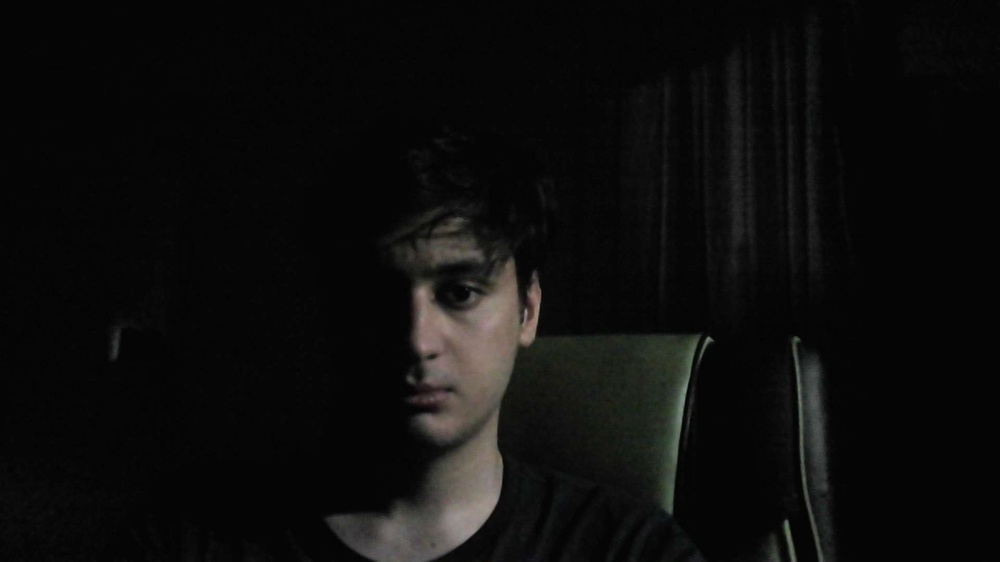
#> input picture CA3/code/Image to Sketch/input2-300x295.jpg, 1000 x 562 px, shrunk from 1920 x 1080 before the run
$ python untitled0.py
#> lines starting #> are read from the running program, lines starting #| are printed output that depends on the picture
# -*- coding: utf-8 -*-
"""
Created on Tue May 14 01:35:01 2024

@author: Mhsa
"""
#https://github.com/codewithpom/Get-Sketch-from-image
# Python program to Convert Image into sketch


import cv2
# read the image file
image = cv2.imread('input2-300x295.jpg')
#> image is the input picture: shape (562, 1000, 3); mean B, G, R 12.3, 13, 13.2

# add gray effect
gray_image = cv2.cvtColor(image, cv2.COLOR_BGR2GRAY)

# invert the image
inverted_image = cv2.bitwise_not(gray_image)
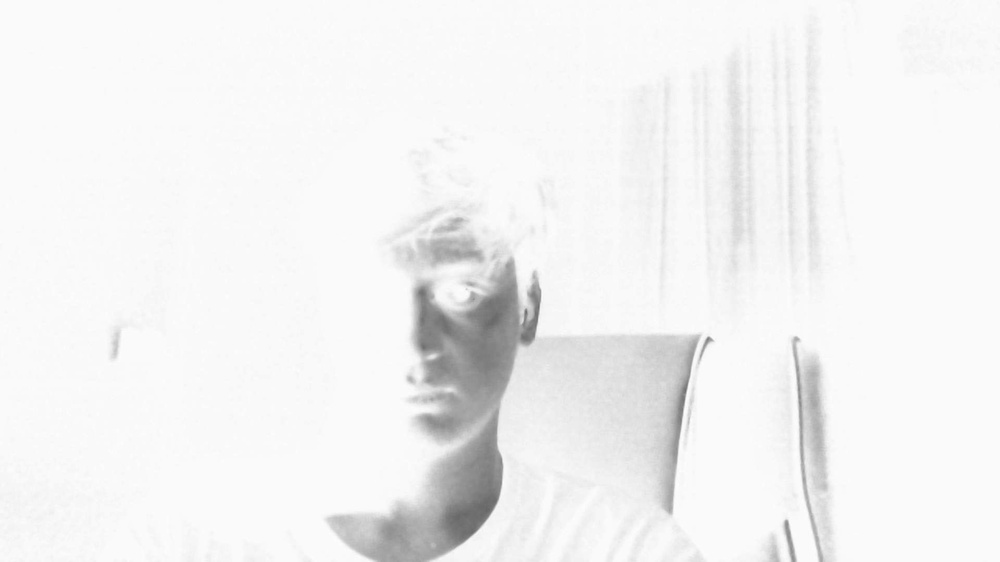
#> inverted_image: shape (562, 1000); min 102, max 255, mean 242

# blur the image
blur_image = cv2.GaussianBlur(inverted_image, (21, 21), 0)

# create inverted blur image
inverted_blur = cv2.bitwise_not(blur_image)

# divide the gray image and inverted blur

sketch = cv2.divide(gray_image, inverted_blur, scale=256.0)
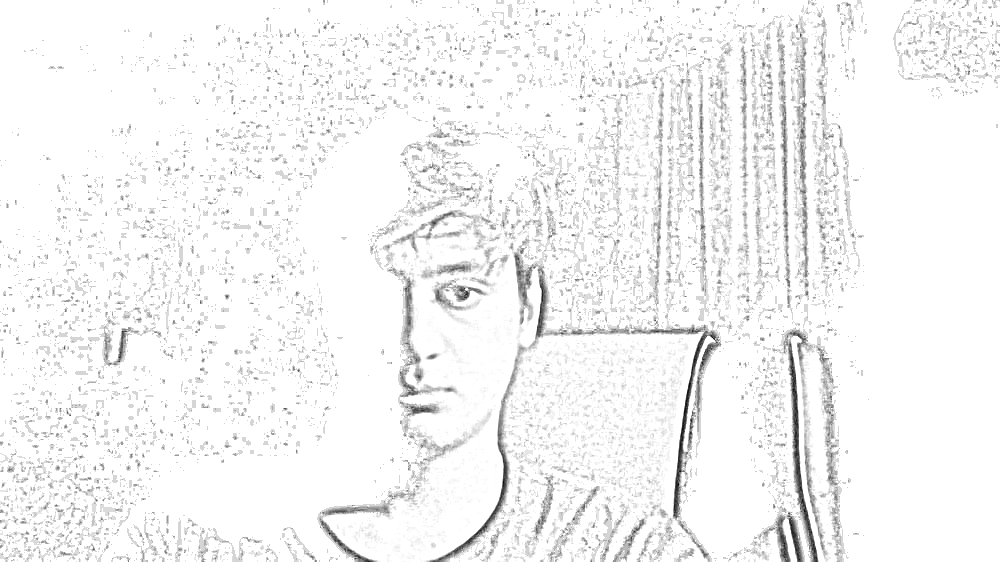
#> sketch: shape (562, 1000); min 0, max 255, mean 244.7

# save the file to the folder

cv2.imwrite("sketch.png", sketch)
